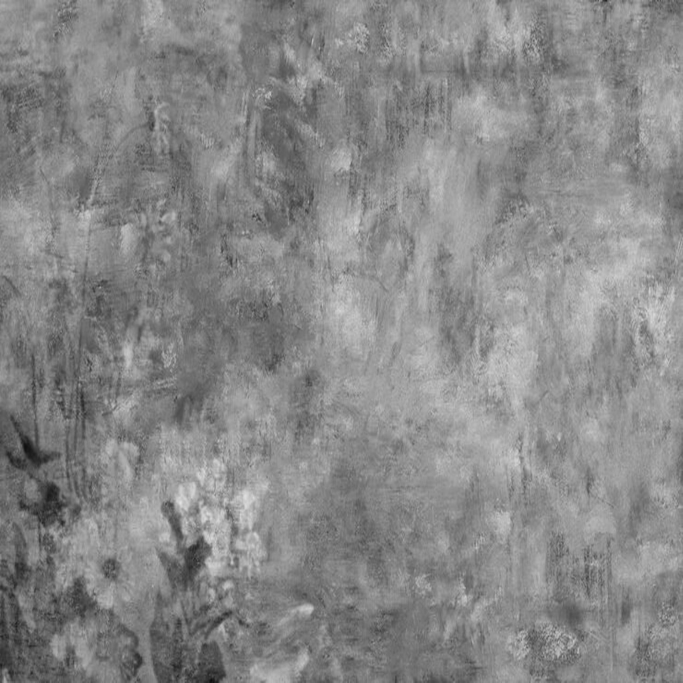
#> input picture yuldane.jpg, 2048 x 2048 px (shown at 1/3 size)
$ python dwt.py
#> lines starting #> are read from the running program, lines starting #| are printed output that depends on the picture
import numpy as np
import pywt
import os
from PIL import Image
from scipy.fftpack import dct
from scipy.fftpack import idct

current_path = str(os.path.dirname(__file__))

image = 'yuldane.jpg'
watermark = 'wm.jpg'

def convert_image(image_name, size):
    img = Image.open(image_name).resize((size, size), 1)
    img = img.convert('L')
    img.save(image_name)

    image_array = np.array(img.getdata(), dtype=np.uint8).reshape((size, size))
    print(image_array[0][0])
    print(image_array[10][10])

    return image_array

def process_coefficients(imArray, model, level):
    coeffs = pywt.wavedec2(data=imArray, wavelet=model, level=level)
    return coeffs

def embed_mod2(coeff_image, coeff_watermark, offset=0):
    for i in range(len(coeff_watermark)):
        for j in range(len(coeff_watermark[i])):
            coeff_image[i*2+offset][j*2+offset] = coeff_watermark[i][j]

    return coeff_image

def embed_mod4(coeff_image, coeff_watermark):
    for i in range(len(coeff_watermark)):
        for j in range(len(coeff_watermark[i])):
            coeff_image[i*4][j*4] = coeff_watermark[i][j]

    return coeff_image

def embed_watermark(watermark_array, orig_image):
    watermark_array_size = len(watermark_array)
    watermark_flat = watermark_array.ravel()
    ind = 0

    for x in range(0, len(orig_image), 8):
        for y in range(0, len(orig_image), 8):
            if ind < len(watermark_flat):
                subdct = orig_image[x:x+8, y:y+8]
                subdct[5][5] = watermark_flat[ind]
                orig_image[x:x+8, y:y+8] = subdct
                ind += 1

    return orig_image

def apply_dct(image_array):
    size = image_array.shape[0]
    all_subdct = np.empty((size, size))
    for i in range(0, size, 8):
        for j in range(0, size, 8):
            subpixels = image_array[i:i+8, j:j+8]
            subdct = dct(dct(subpixels.T, norm="ortho").T, norm="ortho")
            all_subdct[i:i+8, j:j+8] = subdct

    return all_subdct

def inverse_dct(all_subdct):
    size = all_subdct.shape[0]
    all_subidct = np.empty((size, size))
    for i in range(0, size, 8):
        for j in range(0, size, 8):
            subidct = idct(idct(all_subdct[i:i+8, j:j+8].T, norm="ortho").T, norm="ortho")
            all_subidct[i:i+8, j:j+8] = subidct

    return all_subidct

def get_watermark(dct_watermarked_coeff, watermark_size):
    subwatermarks = []

    for x in range(0, dct_watermarked_coeff.shape[0], 8):
        for y in range(0, dct_watermarked_coeff.shape[0], 8):
            coeff_slice = dct_watermarked_coeff[x:x+8, y:y+8]
            subwatermarks.append(coeff_slice[5][5])

    watermark = np.array(subwatermarks).reshape(watermark_size, watermark_size)

    return watermark

def recover_watermark(image_array, model='haar', level=1):
    coeffs_watermarked_image = process_coefficients(image_array, model, level=level)
    dct_watermarked_coeff = apply_dct(coeffs_watermarked_image[0])
    watermark_array = get_watermark(dct_watermarked_coeff, 128)
    watermark_array = np.uint8(watermark_array)

    # Save result
    img = Image.fromarray(watermark_array)
    img.save('recovered_watermark.jpg')

def print_image_from_array(image_array, name):
    image_array_copy = np.clip(image_array, 0, 255)
    image_array_copy = image_array_copy.astype("uint8")
    img = Image.fromarray(image_array_copy)

    # Jika citra grayscale, ubah ke mode RGB
    if len(image_array_copy.shape) == 2:
        img = img.convert('RGB')

    img.save(name)
def w2d(image_path):
    model = 'haar'
    level = 1
    image_array = convert_image(image_path, 2048)
#> in convert_image, img is the input picture: PIL image 2048x2048 L; min 9, max 227, mean 136.2
#| 154
#| 153
    watermark_array = convert_image(watermark, 128)
#> call 2 of convert_image, with image_name = 'wm.jpg', size = 128
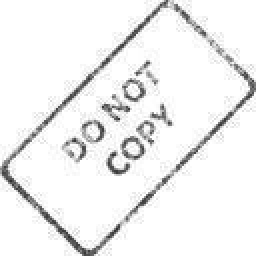
#> input picture wm.jpg, 128 x 128 px (shown 2 times larger)
#> in convert_image, img is the input picture: PIL image 128x128 L; min 45, max 255, mean 240.1
#| 255
#| 255

    coeffs_image = process_coefficients(image_array, model, level=level)
#> in process_coefficients, `coeffs = pywt.wavedec2(data=imArray, wavelet=model, level=level)`: coeffs = 2 items
#> coeffs_image = 2 items
    dct_array = apply_dct(coeffs_image[0])
#> after the loop in apply_dct, `for i in range(0, size, 8):`:
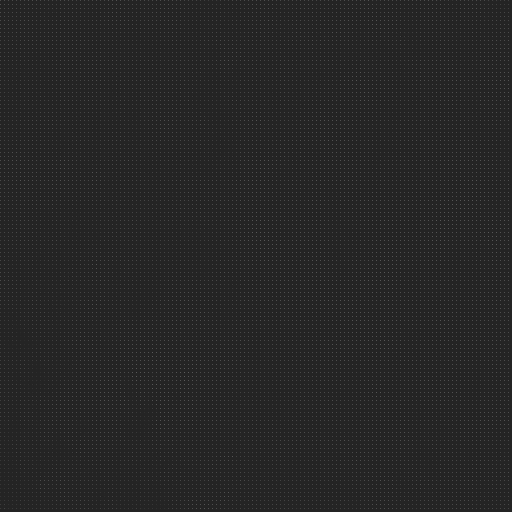
#> all_subdct: shape (1024, 1024) float64 (shown at 1/2 size); min -553, max 3287.9, mean 34.1; drawn with min black and max white
    dct_array = embed_watermark(watermark_array, dct_array)
#> in embed_watermark, `watermark_array_size = len(watermark_array)`: watermark_array_size = 128
#> in embed_watermark, `watermark_flat = watermark_array.ravel()`: watermark_flat = 16384 values, max 255 at index 0, min 45 at index 11525, mean 240.1
#> the loop in embed_watermark, `for x in range(0, len(orig_image), 8):` made 128 passes
#> x on passes 2 to 13: 8, 16, 24, 32, 40, 48, 56, 64, 72, 80, 88, 96
#> after the loop in embed_watermark, `for x in range(0, len(orig_image), 8):`: ind = 16384
    coeffs_image[0] = inverse_dct(dct_array)

    # Reconstruction
    image_array_H = pywt.waverec2(coeffs_image, model)
    print_image_from_array(image_array_H, 'image_with_watermark.jpg')

    # Recover images
    recover_watermark(image_array=image_array_H, model=model, level=level)
#> in recover_watermark, `coeffs_watermarked_image = process_coefficients(image_array, model, le..`: coeffs_watermarked_image = 2 items
#> after the loop in get_watermark, `for x in range(0, dct_watermarked_coeff.shape[0], 8):`: subwatermarks = 16384 values, max 255 at index 2097, min 45 at index 11525, mean 240.1
#> in get_watermark, `watermark = np.array(subwatermarks).reshape(watermark_size, watermark_..`:
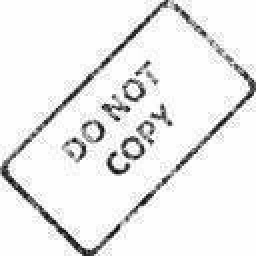
#> watermark: shape (128, 128) float64 (shown 2 times larger); min 45, max 255, mean 240.1; drawn with min black and max white

w2d(image)
